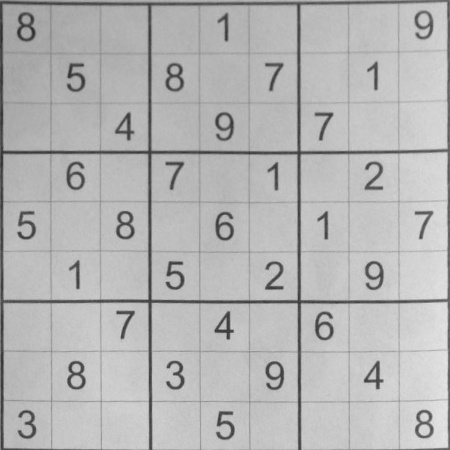
#> input picture processed_image.jpg, 450 x 450 px
$ python overlay_solution.py
#> lines starting #> are read from the running program, lines starting #| are printed output that depends on the picture; after the words box and inside, x2 and y2 are one past the last pixel; in counts of white or black regions, pixels touching at a corner belong together
#> (reads sudoku_board.npy from the repository)
#> (reads solved_sudoku.npy from the repository)
import cv2
import numpy as np

def overlay_solution(original_image, recognized_board, solved_board):
    """Overlays the solved Sudoku numbers onto the original image."""
#> called with original_image = 'processed_image.jpg', recognized_board = array of shape (9, 9), solved_board = array of shape (9, 9)
    image = cv2.imread(original_image)
#> image is the input picture: shape (450, 450, 3); min 41, max 230, mean 181.5

    # Define grid size
    size = image.shape[0]
#> size = 450
    cell_size = size // 9
#> cell_size = 50

    for i in range(9):
        for j in range(9):
            if recognized_board[i, j] == 0:  # Only overlay missing numbers
                text = str(solved_board[i, j])
                x, y = j * cell_size + cell_size // 3, i * cell_size + 2 * cell_size // 3
                cv2.putText(image, text, (x, y), cv2.FONT_HERSHEY_SIMPLEX,
                            1, (0, 255, 0), 2, cv2.LINE_AA)
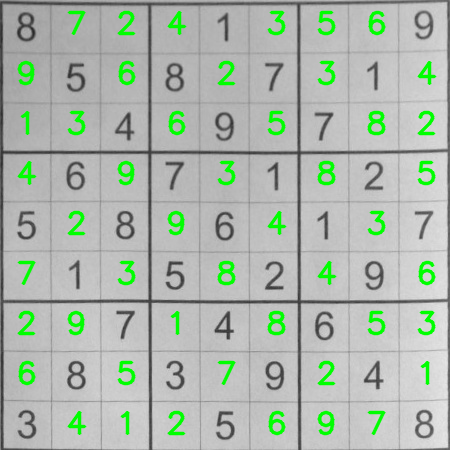
#> image: shape (450, 450, 3); 6.1% of pixels changed, all inside (x1, y1, x2, y2) = (17, 10, 437, 436)

    return image

# Load recognized and solved Sudoku boards
recognized_board = np.load("sudoku_board.npy")
solved_board = np.load("solved_sudoku.npy")

# Load and overlay the solution onto the original Sudoku image
original_image = "processed_image.jpg"  # Use preprocessed image
solved_image = overlay_solution(original_image, recognized_board, solved_board)

# Save the final solved image
cv2.imwrite("solved_sudoku.jpg", solved_image)

# Load images for display
unsolved_img = cv2.imread(original_image)
solved_img = cv2.imread("solved_sudoku.jpg")
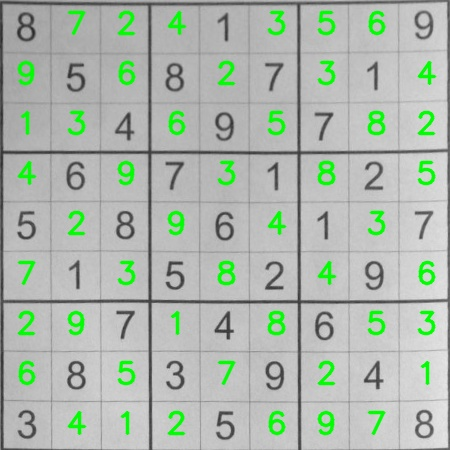
#> solved_img: shape (450, 450, 3); mean B, G, R 173.2, 184.3, 173.2

# Resize images to be same height
height = max(unsolved_img.shape[0], solved_img.shape[0])
#> height = 450
width = unsolved_img.shape[1] + solved_img.shape[1] + 40  # Add 4 cm gap (~40 pixels)
#> width = 940
side_by_side = np.ones((height + 50, width, 3), dtype=np.uint8) * 255  # White background

# Place images with a 4 cm (40px) gap
side_by_side[:unsolved_img.shape[0], :unsolved_img.shape[1]] = unsolved_img
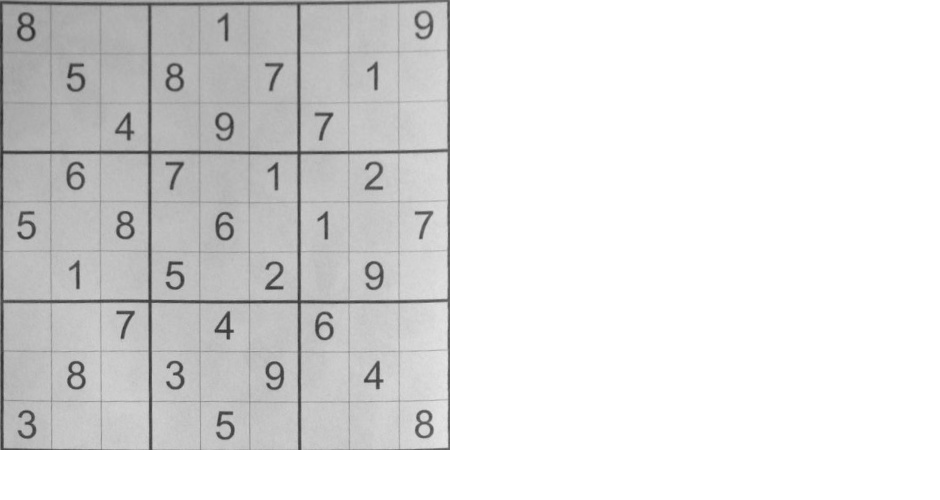
#> side_by_side: shape (500, 940, 3); min 41, max 255, mean 223.3
side_by_side[:solved_img.shape[0], unsolved_img.shape[1] + 40:] = solved_img
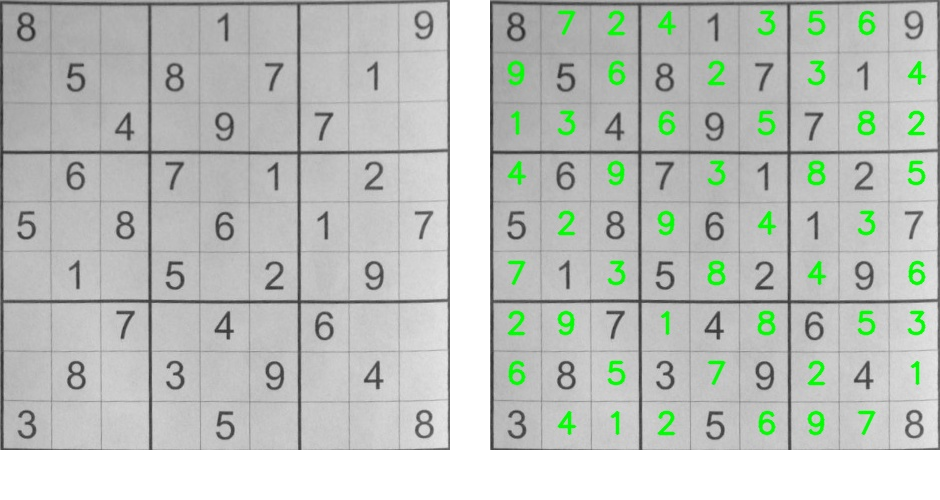
#> side_by_side: shape (500, 940, 3); mean B, G, R 188.1, 192.9, 188.1

# Add Labels
cv2.putText(side_by_side, "Unsolved Sudoku", (50, height + 30),
            cv2.FONT_HERSHEY_SIMPLEX, 1, (0, 0, 0), 2)
cv2.putText(side_by_side, "Solved Sudoku", (unsolved_img.shape[1] + 80, height + 30),
            cv2.FONT_HERSHEY_SIMPLEX, 1, (0, 0, 0), 2)
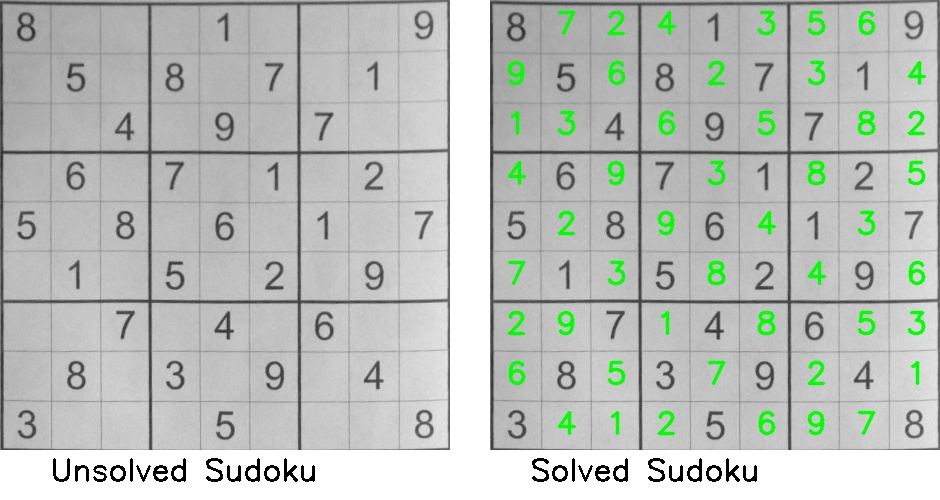
#> side_by_side: shape (500, 940, 3); mean B, G, R 186.2, 191, 186.2

# Display both images
cv2.imshow("Sudoku Comparison", side_by_side)
cv2.waitKey(0)  # Wait for key press to close
cv2.destroyAllWindows()

print("✅ Solved Sudoku image displayed successfully.")
